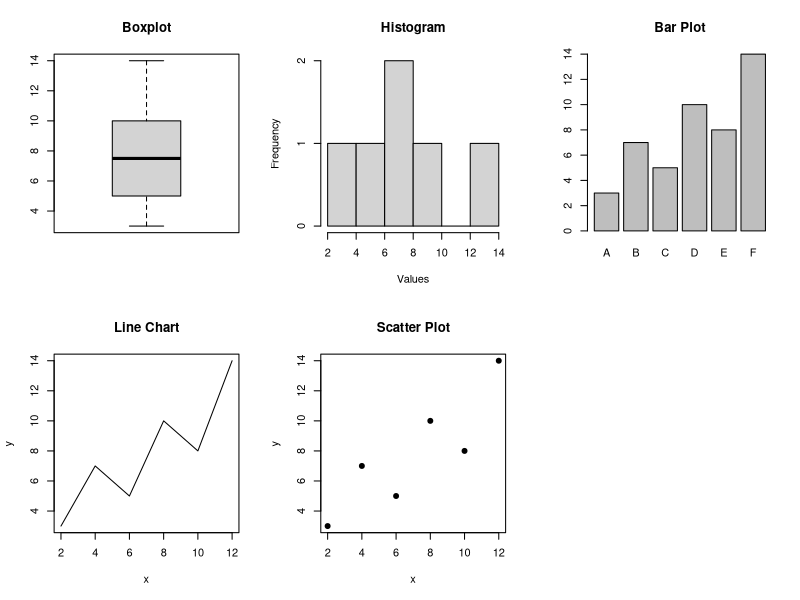

This figure's R source:
# Program 18: Create graphs in R: boxplot, histogram, bar plot, line chart, scatter plot.

x <- c(2, 4, 6, 8, 10, 12)
y <- c(3, 7, 5, 10, 8, 14)

par(mfrow = c(2, 3))
boxplot(y, main = "Boxplot")
hist(y, main = "Histogram", xlab = "Values")
barplot(y, names.arg = c("A", "B", "C", "D", "E", "F"),
        main = "Bar Plot")
plot(x, y, type = "l", main = "Line Chart")
plot(x, y, main = "Scatter Plot", pch = 19)
par(mfrow = c(1, 1))
